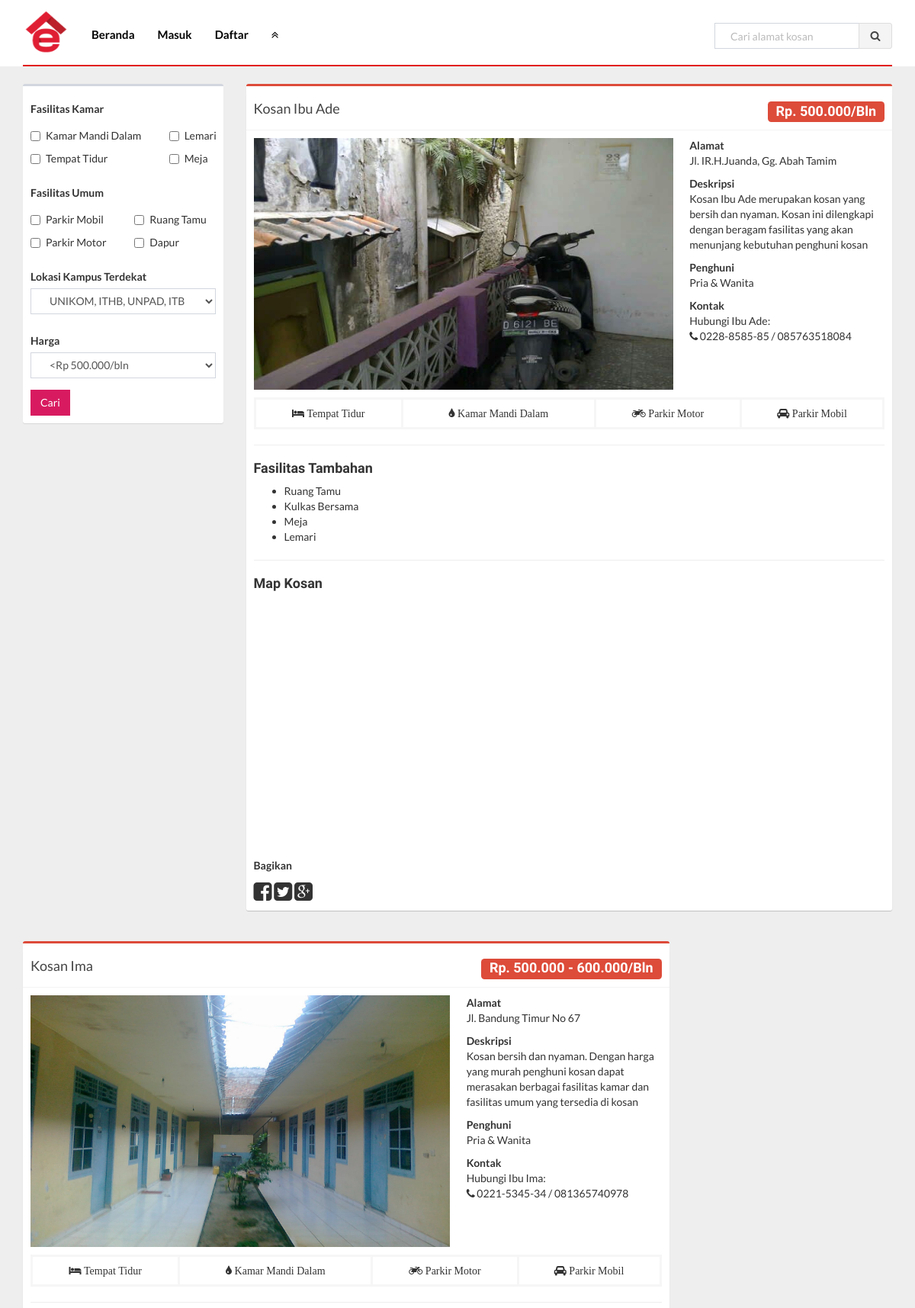
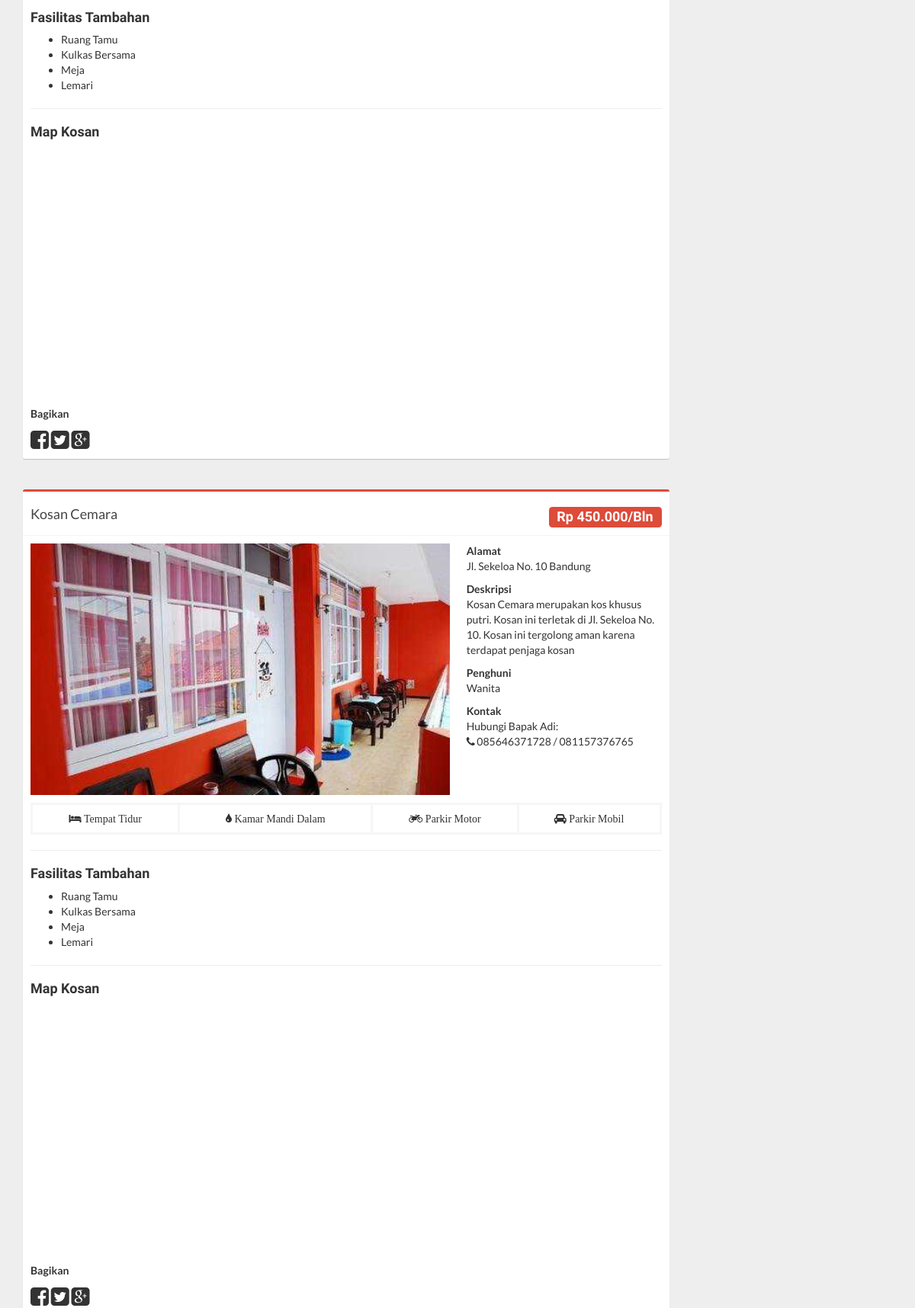
The page /detail_kosan.php (upper part) on the database its author committed (2 pictures, top to bottom).
### tables this page shows
CREATE TABLE `kosan` (
  `kode_kosan` int(11) NOT NULL,
  `nama_kosan` varchar(200) NOT NULL,
  `alamat_kosan` text NOT NULL,
  `type_kosan` varchar(100) NOT NULL,
  `jenis_hunian` varchar(100) NOT NULL,
  `kategori_kampus` varchar(200) NOT NULL,
  `harga_kosan` varchar(100) NOT NULL,
  `harga_sewa2` varchar(100) NOT NULL,
  `keterangan` text NOT NULL,
  `gambar_kosan` varchar(200) NOT NULL,
  `kode_pembuat` varchar(100) NOT NULL,
  `nama_pemilik` varchar(100) NOT NULL,
  `nomor_tlp` varchar(20) NOT NULL,
  `nomor_tlp2` varchar(20) NOT NULL,
  `url_alias` varchar(100) NOT NULL,
  `status_kosan` varchar(50) NOT NULL,
  `jumlah_view` varchar(50) NOT NULL
);

### detail_kosan.php (called while the page is built, shortened)
<?php
include "config/app.php";
include "views/frontend/detail_kosan.php";

### classes/Connection.php (called while the page is built, shortened)
<?php
class Connection
{
    private $driver = DB_DRIVER;
    private $host = DB_HOST;
    private $database = DB_NAME;
    private $username = DB_USER;
    private $password = DB_PASS;
    public function __construct()
    {
        $dsn = $this->driver . ':dbname=' . $this->database . ';host=' . $this->host;
        $this->db = new PDO($dsn, $this->username, $this->password);
    }
}

### classes/Kost.php (called while the page is built, shortened)
<?php
class Kost
{
    private $db;
    public function getDb()
    {
        if(is_null($this->db)) {
            return $this->db;
        } else {
            return $this->db;
        }
    }
    private function setDb()
    {
        try {
            $connection = new Connection;
        } catch (PDOException $e) {
            echo "Connection failed: " . $e->getMessage();
            exit();
        }
        $this->db = $connection->db;
    }
    public function fetch($limit = 4)
    {
        $sql = "SELECT * FROM kosan ORDER BY kode_kosan LIMIT :limit";
        $statement = $this->getDb()->prepare($sql);
        $statement->bindParam(':limit', $limit, PDO::PARAM_INT);
        $statement->execute();
        $result = $statement->fetchAll(PDO::FETCH_ASSOC);
        return $result;
    }
}

### config/app.php (called while the page is built)
<?php
$siteUrl = "http://localhost/Tugas-Akhir/";

### views/frontend/detail_kosan.php (the view, shortened to what this page needs)
<?php
include "components/header.php";
?>
<section id="kost-detail">
    <div class="container">
        <div class="row">
          <div class="col-md-3">
              <div class="box">
                  <div class="box-body">
                    <form action="">
                        <div class="row">
                            <div class="col-md-12">
                                <div class="form-group">
                                    <label> Fasilitas Kamar</label>
                                    <div class="row">
                                      <div class="col-md-8">
                                        <div class="checkbox">
                                          <label>
                                            <input type="checkbox" name="bathroom"> Kamar Mandi Dalam
                                            </label>
                                        </div>
                                      </div>
                                      <div class="col-md-4">
                                        <div class="checkbox">
                                          <label>
                                            <input type="checkbox" name="cupboard"> Lemari
                                          </label>
                                        </div>
                                      </div>
                                    </div>
                                    <div class="row">
                                      <div class="col-md-8">
                                        <div class="checkbox">
                                          <label>
                                            <input type="checkbox" name="bed"> Tempat Tidur
                                          </label>
                                        </div>
                                      </div>
                                      <div class="col-md-4">
                                        <div class="checkbox">
                                          <label>
                                            <input type="checkbox" name="table"> Meja
                                          </label>
                                        </div>
                                      </div>
                                    </div>
                                </div>
                            </div>
                        </div>
                        <div class="row">
                            <div class="col-md-12">
                                <div class="form-group">
                                    <label> Fasilitas Umum</label>
                                    <div class="row">
                                        <div class="col-md-6">
                                            <div class="checkbox">
                                              <label>
                                                <input type="checkbox" name="car_parking" value=""> Parkir Mobil
                                              </label>
                                            </div>
                                        </div>
                                        <div class="col-md-6">
                                        <div class="checkbox">
                                          <label>
                                            <input type="checkbox" name="living_room" value=""> Ruang Tamu
                                          </label>
                                        </div>
                                      </div>
                                    </div>
                                    <div class="row">
                                        <div class="col-md-6">
                                            <div class="checkbox">
                                              <label>
                                                <input type="checkbox" name="bike_parking" value=""> Parkir Motor
                                              </label>
                                            </div>
                                        </div>
                                        <div class="col-md-6">
                                            <div class="checkbox">
                                              <label>
                                                <input type="checkbox" name="kitchen" value=""> Dapur
                                              </label>
                                            </div>
                                        </div>
                                    </div>
                                </div>
                            </div>
                        </div>
                        <div class="row">
                            <div class="col-md-12">
                                <div class="form-group">
                                    <label>Lokasi Kampus Terdekat</label>
                                    <select name="location" id="" class="form-control">
                                      <option>UNIKOM, ITHB, UNPAD, ITB</option>
                                    </select>
                                </div>
                            </div>
                        </div>
                        <div class="row">
                            <div class="col-md-12">
                                <div class="form-group">
                                <label>Harga</label>
                                <select name="price" id="" class="form-control">
                                  <option> &lt;Rp 500.000/bln </option>
                                </select>
                              </div>
                            </div>
                        </div>
                        <div class="row">
                            <div class="col-md-12">
                                <div class="button">
                                    <button type="submit" class="btn bg-maroon btn-flat">Cari</button>
                                </div>
                            </div>
                        </div>
                    </form>
                  </div>
              </div>
          </div>
          <?php
            $kost = new App\Kost;
            $kosts = $kost->fetch();
            foreach ($kosts as $kos) {
          ?>
          <div class="col-md-9">
            <div class="box box-danger">
              <div class="box box-solid">
                <div class="box-header with-border">
                  <span class="box-title"><?= $kos['nama_kosan'] ?></span>
                  <h3 class="box-title navbar-right label label-danger"><?= $kos['harga_sewa2'] ?></h3>
                </div>
                <div class="box-body">
                  <div class="item">
                    <div class="row">
                      <div class="col-md-8">
                        <div class="detail-image">
                          <img src="<?php echo $siteUrl . "resources/images/" . $kos['gambar_kosan'] ?>"/>
                        </div>
                      </div>
                      <div class="col-md-4">
                        <span><b> Alamat</b></span>
                        <p><?= $kos['alamat_kosan'] ?></p>
                        <span><b> Deskripsi</b></span>
                        <p><?= $kos['keterangan'] ?></p>
                        <span><b> Penghuni</b></span>
                        <p><?= $kos['jenis_hunian'] ?></p>
                        <span><b> Kontak</b></span>
                        <p> Hubungi <?= $kos['nama_pemilik'] ?>:
                            <br><i class="fa fa-phone"></i> <?= $kos['nomor_tlp'] . " / " . $kos['nomor_tlp2']; ?>
                        </p>
                      </div>
                    </div>
                    <div class="facilities">
                      <table class="table table-bordered text-center">
                        <tr>
                          <td class="items"><i class="fa fa-bed"> Tempat Tidur</i></td>
                          <td class="items"><i class="fa fa-tint"> Kamar Mandi Dalam</td>
                          <td class="items"><i class="fa fa-motorcycle"> Parkir Motor</i></td>
                          <td class="items"><i class="fa fa-car"> Parkir Mobil</i></td>
                        </tr>
                      </table>
                    </div>
                    <hr>
                    <div class="additional">
                        <span><h4> Fasilitas Tambahan</h4></span>
                        <ul>
                            <li> Ruang Tamu</li>
                            <li> Kulkas Bersama</li>
                            <li> Meja</li>
                            <li> Lemari</li>
                        </ul>
                    </div>
                    <hr>
                    <h4> Map Kosan</h4>
                        <div id="map"></div>
                    <div class="share">
                        <div class="row">
                            <div class="col-md-6">
                                <p><b> Bagikan</b></p>
                                <i class="fa fa-facebook-square fa-2x"></i>
                                <i class="fa fa-twitter-square fa-2x"></i>
                                <i class="fa fa-google-plus-square fa-2x"></i>
                            </div>
                        </div>
                    </div>
                  </div>
                </div>
              </div>
            </div>
          </div>
          <?php } ?>
        </div>
    </div>
</section>
<?php
include "components/footer.php";

### resources/css/style.css (style rules this page uses)
body { background-color: #eee; font-family: Lato, Helvetica, Arial, 'sans-serif'; overflow: auto; }
h1, h2, h3, h4, h5, h6 { font-weight: 700; }
label { padding-top: 10px; }
.checkbox { margin: 0; }
#kost-detail { padding-top: 100px; }
#map { width: 100%; height: 330px; margin-bottom: 10px; }
.form-control { padding-left: 20px; }
.box { margin: 10px 0 30px 0; }
.item .detail-image img { width: 550px; height: 330px; }
.table-bordered .items { border: solid #f6f6f6; }
@media (min-width: 768px) { .navbar-right { float: right; margin-right: 20px; } }

### rows shown on the page
kosan: nama_kosan "Kosan Ibu Ade", harga_sewa2 "Rp. 500.000/Bln", gambar_kosan (picture), alamat_kosan "Jl. IR.H.Juanda, Gg. Abah Tamim", keterangan "Kosan Ibu Ade merupakan kosan yang bersih dan nyaman. Kosan ini dilengkapi dengan beragam fasilitas yang akan menunjang kebutuhan penghuni kosan", jenis_hunian "Pria & Wanita", nama_pemilik "Ibu Ade", nomor_tlp "0228-8585-85", nomor_tlp2 "085763518084"
kosan: nama_kosan "Kosan Ima", harga_sewa2 "Rp. 500.000 - 600.000/Bln", gambar_kosan (picture), alamat_kosan "Jl. Bandung Timur No 67", keterangan "Kosan bersih dan nyaman. Dengan harga yang murah penghuni kosan dapat merasakan berbagai fasilitas kamar dan fasilitas umum yang tersedia di kosan", jenis_hunian "Pria & Wanita", nama_pemilik "Ibu Ima", nomor_tlp "0221-5345-34", nomor_tlp2 "081365740978"
kosan: nama_kosan "Kosan Cemara", harga_sewa2 "Rp 450.000/Bln", gambar_kosan (picture), alamat_kosan "Jl. Sekeloa No. 10 Bandung", keterangan "Kosan Cemara merupakan kos khusus putri. Kosan ini terletak di Jl. Sekeloa No. 10. Kosan ini tergolong aman karena terdapat penjaga kosan", jenis_hunian "Wanita", nama_pemilik "Bapak Adi", nomor_tlp "085646371728", nomor_tlp2 "081157376765"
